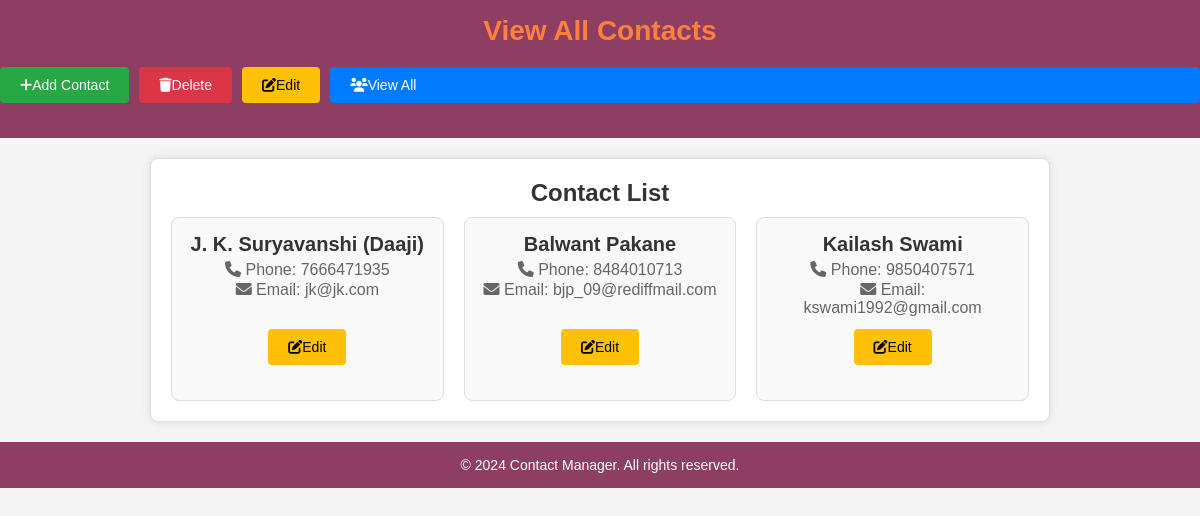
The app's page /view_all/ with its own data.
### Contact_app/models.py (models this page shows)
class Contact(models.Model):
    first_name = models.CharField(max_length=20)
    last_name = models.CharField(max_length=20)
    phone_number = models.CharField(max_length=15)
    email = models.EmailField(max_length=50)

### Contact_app/views.py (the view)
# urls.py: path('view_all/', views.view_all, name='view_all'),
def view_all(request):
    contacts = Contact.objects.all()
    return render(request, 'view_all.html', {'contacts': contacts})

### templates/view_all.html (shortened to what this page needs)
<!DOCTYPE html>
<html lang="en">
<head>
    <link rel="stylesheet" href="https://cdnjs.cloudflare.com/ajax/libs/font-awesome/6.0.0-beta3/css/all.min.css">
</head>
<body>
    <header>
        <h1>View All Contacts</h1>
        <div class="buttons">
            <a href="{% url 'add_contact' %}" class="button add"><i class="fas fa-plus"></i> Add Contact</a>
            <a href="{% url 'trash' %}" class="button delete"><i class="fas fa-trash"></i> Delete</a>
            <a href="{% url 'view_all' %}" class="button edit"><i class="fas fa-edit"></i> Edit</a>
            <a href="/" class="button info"><i class="fas fa-users"></i> View All</a>
        </div>
    </header>
    <div class="container">
        <h2>Contact List</h2>
        <div class="grid-container">
            {% if contacts %}
                {% for contact in contacts %}
                    <div class="card">
                        <div class="info">
                            <h2>{{ contact.first_name }} {{ contact.last_name }}</h2>
                            <p><i class="fas fa-phone"></i> Phone: {{ contact.phone_number }}</p>
                            <p><i class="fas fa-envelope"></i> Email: {{ contact.email }}</p>
                        </div>
                        <div class="buttons">
                            <a href="{% url 'edit' contact.id %}" class="button edit"><i class="fas fa-edit"></i> Edit</a>
                        </div>
                    </div>
                {% endfor %}
            {% else %}
                <p>No contacts found.</p>
            {% endif %}
        </div>
    </div>
    <footer>
        <p>&copy; 2024 Contact Manager. All rights reserved.</p>
    </footer>
</body>
</html>

### templates/view_all.html (style rules this page uses)
* { box-sizing: border-box; margin: 0; padding: 0; }
body { font-family: 'Arial', sans-serif; background-color: #f4f4f4; color: #333; }
header, footer { background-color: #8E3E63; color: white; text-align: center; padding: 15px 0; }
.container { max-width: 900px; margin: 20px auto; padding: 20px; background-color: #ffffff; border: 1px solid #ddd; box-shadow: 0 0 10px rgba(0, 0, 0, 0.1); border-radius: 8px; }
h1 { color: #FF7F3E; margin-bottom: 20px; font-size: 28px; text-align: center; }
h2 { margin-bottom: 10px; font-size: 24px; text-align: center; }
.grid-container { display: grid; grid-template-columns: repeat(auto-fit, minmax(250px, 1fr)); grid-gap: 20px; justify-items: stretch; }
.card { padding: 15px; border: 1px solid #ddd; background-color: #f9f9f9; border-radius: 8px; transition: background-color 0.3s, transform 0.3s; cursor: pointer; display: flex; flex-direction: column; justify-content: space-between; }
.info { flex-grow: 1; text-align: center; }
.info h2 { font-size: 20px; margin-bottom: 5px; color: #333; }
.info p { margin: 2px 0; color: #666; }
.buttons { display: flex; gap: 10px; text-align: center; justify-content: center; margin-top: 10px; margin-bottom: 20px; }
.button { padding: 10px 20px; border: none; color: white; cursor: pointer; border-radius: 4px; text-decoration: none; text-align: center; transition: background-color 0.3s, transform 0.3s; font-size: 14px; display: inline-flex; align-items: center; }
.button.add { background-color: #28a745; }
.button.edit { background-color: #ffc107; color: black; }
.button.delete { background-color: #dc3545; }
.button.info { background-color: #007BFF; }
footer p { margin: 0; font-size: 14px; }

### records on screen
Contact: first_name "J. K.", last_name "Suryavanshi (Daaji)", phone_number "7666471935", email "jk@jk.com"
Contact: first_name "Balwant", last_name "Pakane", phone_number "8484010713", email "bjp_09@rediffmail.com"
Contact: first_name "Kailash", last_name "Swami", phone_number "9850407571", email "kswami1992@gmail.com"
